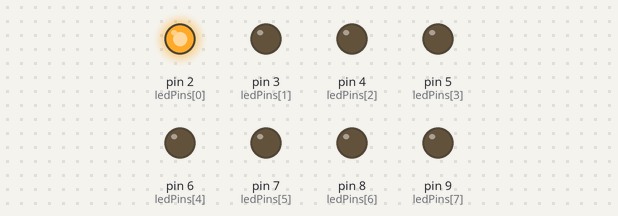
The sketch below on a simulated Arduino Uno, built with avr-gcc and run on an emulated ATmega328P. Parts: output pins drawn as LEDs (lit = HIGH).

Above: at 0.5 s.
At 2.5 s:
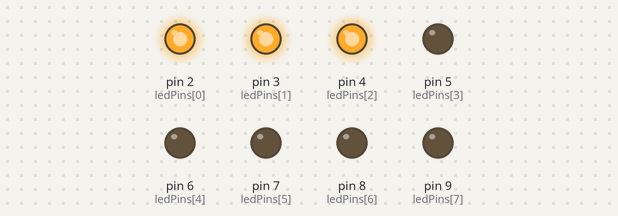
At 4.5 s:
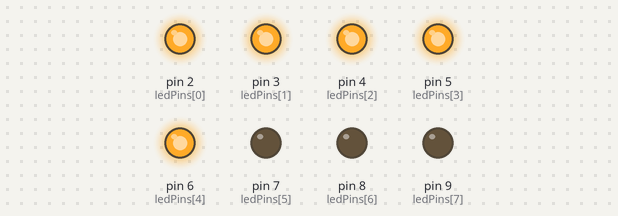
At 9.5 s:
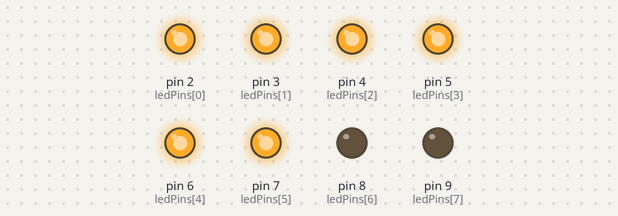
At 13.5 s:
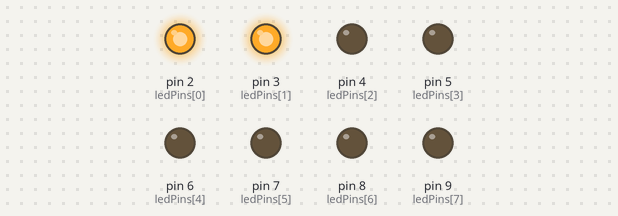
At 19.5 s:
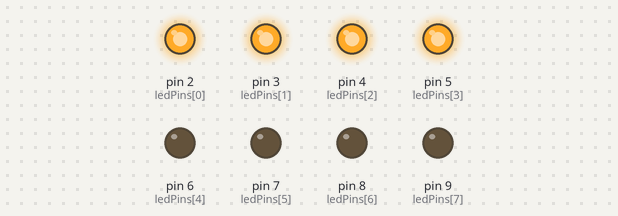
Timing chart, 0 to 20.8 s (numbered marks = the images above):
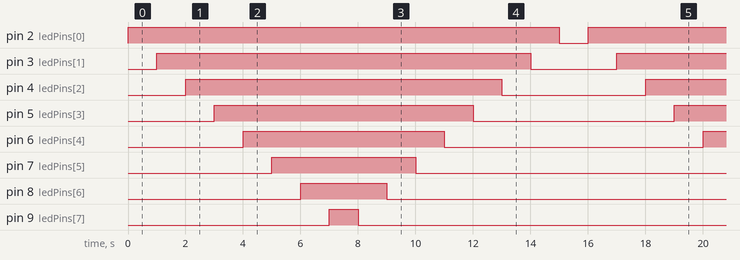

The sketch:

8_LEDs_D.ino
```cpp
const int DELAY_TIME = 1000;

int ledPins[] = {2,3,4,5,6,7,8,9};

void setup() {
  for (int i = 0; i < 8; i++) {
    pinMode(ledPins[i], OUTPUT);
  }
}

void loop() {
  for (int i = 0; i < 8; i++) {
    digitalWrite(ledPins[i], HIGH);
    delay(DELAY_TIME);
  }
  for (int i = 7; i > -1; i--) {
    digitalWrite(ledPins[i], LOW);
    delay(DELAY_TIME);
  }
}
```

Measured:
- by itself, pin 2 (ledPins[0]): alternates HIGH for 15.0 s and LOW for 1.0 s
- by itself, pin 3 (ledPins[1]): alternates HIGH for 13.0 s and LOW for 3.0 s
- by itself, pin 4 (ledPins[2]): alternates HIGH for 11.0 s and LOW for 5.0 s
- by itself, pin 5 (ledPins[3]): alternates HIGH for 9.0 s and LOW for 7.0 s
- by itself, pin 6 (ledPins[4]): alternates HIGH for 7.0 s and LOW for 9.0 s
- by itself, pin 7 (ledPins[5]): alternates HIGH for 5.0 s and LOW for 11.0 s
- by itself, pin 8 (ledPins[6]): alternates HIGH for 3.0 s and LOW for 13.0 s
- by itself, pin 9 (ledPins[7]): alternates HIGH for 1.0 s and LOW for 15.0 s
